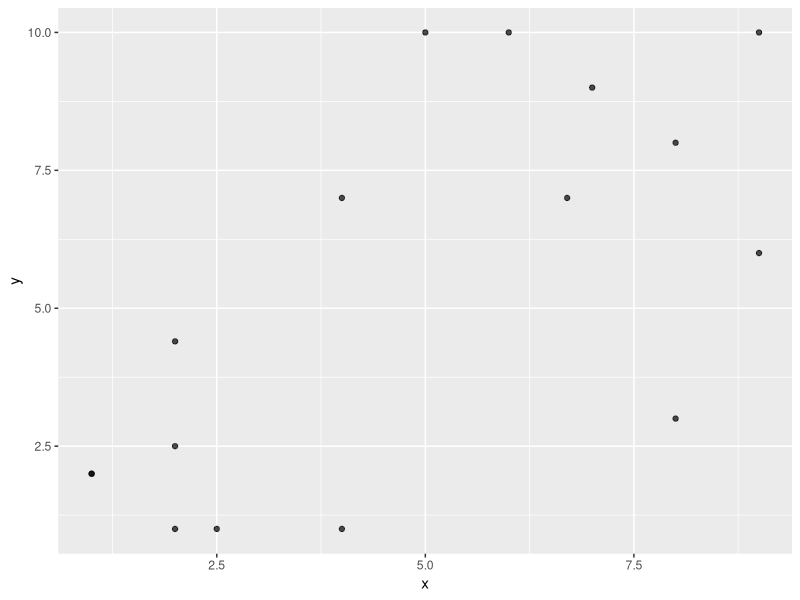
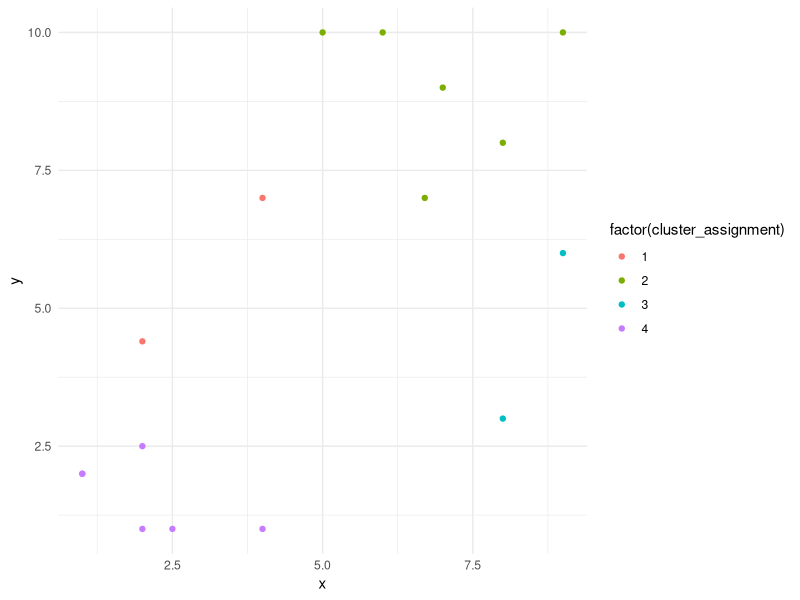

The R script that drew these images, in order:
#' ---
#' K-means tutorial
#' ---

library(tidyverse)

# create a random set of data
df <- tibble(
  x = c(1,2,1,2,4,2, 2.5, 8, 6, 5,4, 7, 9, 6.7, 8, 9),
  y = c(2,1,2,2.5, 1,4.4, 1, 3, 10, 10, 7, 9, 6, 7, 8, 10)
)

ggplot(data = df,
       mapping = aes(x=x, y=y)) +
  geom_point(alpha = 0.7)

# kmeans is included in the base stats package
km <- kmeans(x = df,
             centers = 4)

km

# visualize the cluster assignments
df |>
  mutate(cluster_assignment = km$cluster) |>
  ggplot(mapping = aes(x=x, y=y, color = factor(cluster_assignment))) +
  geom_point() +
  theme_minimal()

